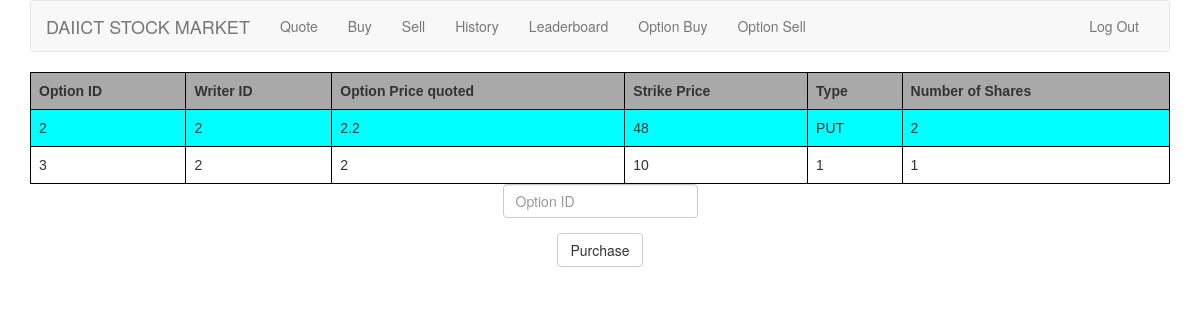
The page /options/ (signed in) on the database as committed earlier.
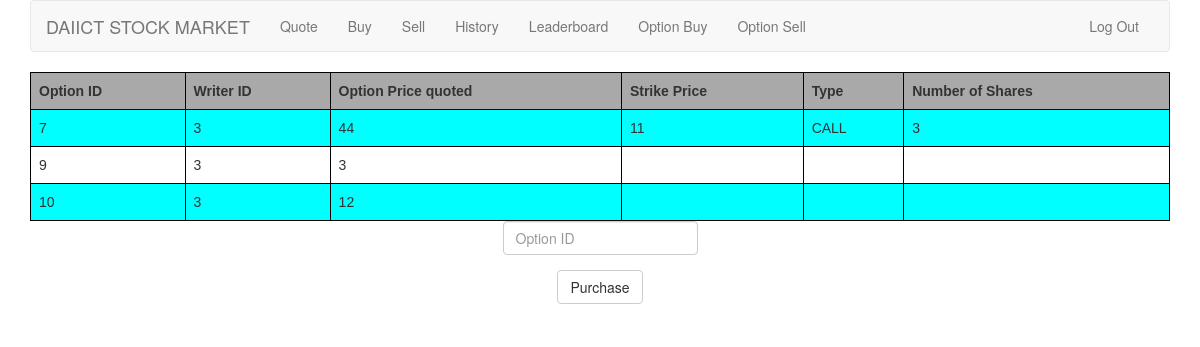
The same page on the database as committed later.
### tables this page shows
CREATE TABLE "option_post" (
	"option_id" INTEGER PRIMARY KEY,
	"writer_id" INTEGER NOT NULL,
	"strike_price" INTEGER NOT NULL,
	"option_price" INTEGER NOT NULL,
	"option_type" STRING NOT NULL,
	"num_of_shares" INTEGER NOT NULL,
	"transaction_date" INTEGER NOT NULL,
	 FOREIGN KEY(writer_id) REFERENCES users(id)
);

### application.py (the view, shortened to what this page needs)
@app.route("/options/", methods=["GET", "POST"])
@login_required
def options():
    current_user = session["user_id"]
    current_cash = c.execute("SELECT cash FROM users WHERE id = :CURRENT_USER", [current_user]).fetchall()[0][0]
    if request.method == "GET":
        transactions = c.execute("SELECT * FROM option_post").fetchall()
        return render_template("options.html", transactions=transactions)

### helpers.py (called while the page is built)
def login_required(f):
    @wraps(f)
    def decorated_function(*args, **kwargs):
        if session.get("user_id") is None:
            return redirect(url_for("login", next=request.url))
        return f(*args, **kwargs)
    return decorated_function

### templates/options.html (shortened to what this page needs)
{% extends "layout.html" %}
{% block main %}
    <table>
        <tr>
            <th>Option ID</th>
            <th>Writer ID</th>
            <th>Option Price quoted</th>
            <th>Strike Price</th>
            <th>Type</th>
            <th>Number of Shares</th>
        </tr>
        {% for option_transaction in transactions %}
            <tr>
                <td>{{ option_transaction[0] }}</td>
                <td>{{ option_transaction[1] }}</td>
                <td>{{ option_transaction[3] }}</td>
                <td>{{ option_transaction[2] }}</td>
                <td>{{ option_transaction[4] }}</td>
                <td>{{ option_transaction[5] }}</td>
            </tr>
        {% endfor %}
    </table>
    <form action="{{ url_for('options') }}" method="post">
        <fieldset>
            <div class="form-group">
                <input autocomplete="off" autofocus class="form-control" name="option-ID" placeholder="Option ID"
                       type="text"/>
            </div>
            <div class="form-group">
                <button class="btn btn-default" type="submit">Purchase</button>
            </div>
        </fieldset>
    </form>
{% endblock %}

### templates/layout.html (shortened to what this page needs)
<!DOCTYPE html>
<html lang="en">
<head>
    <link href="https://maxcdn.bootstrapcdn.com/bootstrap/3.3.7/css/bootstrap.min.css" rel="stylesheet"/>
    <link href="{{ url_for('static', filename='styles.css') }}" rel="stylesheet"/>
</head>
<body>
<div class="container">
    <nav class="navbar navbar-default">
        <div class="container-fluid">
            <div class="navbar-header">
                <a class="navbar-brand" href="{{ url_for('index') }}"><span class="red">DAIICT </span><span class="red">STOCK MARKET</span></a>
            </div>
            <div class="collapse navbar-collapse" id="navbar">
                {% if session.user_id %}
                    <ul class="nav navbar-nav">
                        <li><a href="{{ url_for('quote') }}">Quote</a></li>
                        <li><a href="{{ url_for('buy') }}">Buy</a></li>
                        <li><a href="{{ url_for('sell') }}">Sell</a></li>
                        <li><a href="{{ url_for('history') }}">History</a></li>
                        <li><a href="{{ url_for('leaderboard') }}">Leaderboard</a></li>
                        <li><a href="{{ url_for('options') }}">Option Buy</a></li>
                        <li><a href="{{ url_for('options_sell') }}">Option Sell</a></li>
                    </ul>
                    <ul class="nav navbar-nav navbar-right">
                        <li><a href="{{ url_for('logout') }}">Log Out</a></li>
                    </ul>
                {% else %}
                    <ul class="nav navbar-nav navbar-right">
                        <li><a href="{{ url_for('register') }}">Register</a></li>
                        <li><a href="{{ url_for('logout') }}">Log In</a></li>
                    </ul>
                {% endif %}
            </div>
        </div>
    </nav>
    <main>
        {% block main %}{% endblock %}
    </main>
</div>
</body>
</html>

### static/styles.css (style rules this page uses)
.container { margin-left: auto; margin-right: auto; text-align: center; }
table { font-family: arial, sans-serif; border-collapse: collapse; width: 100%; }
th { background-color: darkgray; }
td, th { border: 1px solid #000; text-align: left; padding: 8px; }
tr:nth-child(even) { background-color: aqua; }
main .form-control { display: inline-block; width: auto; }
main td { text-align: left; }

Rows that differ between the two databases and show on the page:
removed option_post: option_id "2", writer "2", option_price "2.2", strike_price "48", option_type "PUT", num_of_shares "2"
removed option_post: option_id "3", writer "2", option_price "2", strike_price "10", option_type "1", num_of_shares "1"
added option_post: option_id "7", writer "3", option_price "44", strike_price "11", option_type "CALL", num_of_shares "3"
added option_post: option_id "9", writer "3", option_price "3"
added option_post: option_id "10", writer "3", option_price "12"
